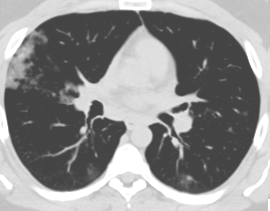
#> input picture imageFeatures/Covid (20).png, 270 x 211 px
$ jupyter execute --allow-errors glcm_Feature.ipynb   (older library calls are emulated)
#> lines starting #> are read from the running program, lines starting #| are printed output that depends on the picture
[cell 1]
import matplotlib.pyplot as plt
import numpy as np
from skimage.feature import greycomatrix, greycoprops
from skimage import io

[cell 2]
PATCH_SIZE = 35

[cell 3]
import skimage
image =  io.imread("Covid (20).png", as_gray=True)
#> image is the input picture: shape (211, 270) float64; min 0.267, max 1, mean 0.563
fig, (ax1, ax2,) = plt.subplots(1,2)
ax1.imshow(image, cmap='gray')
image2 = skimage.img_as_uint(image)
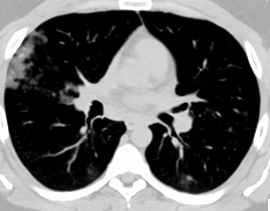
#> image2: shape (211, 270) uint16; min 17476, max 65535, mean 36880; drawn with min black and max white
ax2.imshow(image2, cmap='gray')
image2 = image2 /255
print(len(np.unique(image)))
#| 188
print(image2)
#> (printed output is left out)
image2 = skimage.img_as_uint(image)
print(image2)
#> (printed output is left out)
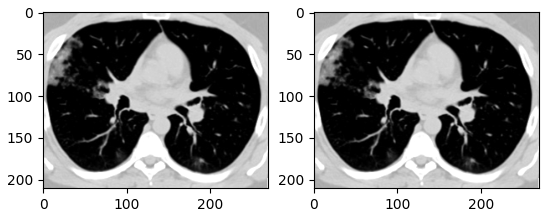
#> figure drawn by matplotlib, 2 panels
